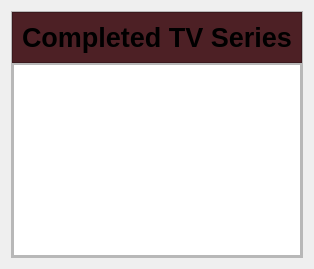
            <widget class="QWidget" name="tv_CM_page">
             <layout class="QHBoxLayout" name="horizontalLayout_31">
              <item>
               <widget class="QFrame" name="frame_45">
                <property name="frameShape">
                 <enum>QFrame::StyledPanel</enum>
                </property>
                <property name="frameShadow">
                 <enum>QFrame::Raised</enum>
                </property>
                <layout class="QVBoxLayout" name="verticalLayout_22">
                 <property name="spacing">
                  <number>0</number>
                 </property>
                 <property name="leftMargin">
                  <number>0</number>
                 </property>
                 <property name="topMargin">
                  <number>0</number>
                 </property>
                 <property name="rightMargin">
                  <number>0</number>
                 </property>
                 <property name="bottomMargin">
                  <number>0</number>
                 </property>
                 <item alignment="Qt::AlignTop">
                  <widget class="QFrame" name="frame_46">
                   <property name="minimumSize">
                    <size>
                     <width>0</width>
                     <height>50</height>
                    </size>
                   </property>
                   <property name="styleSheet">
                    <string notr="true">background-color: rgb(77, 32, 37);</string>
                   </property>
                   <property name="frameShape">
                    <enum>QFrame::StyledPanel</enum>
                   </property>
                   <property name="frameShadow">
                    <enum>QFrame::Raised</enum>
                   </property>
                   <layout class="QHBoxLayout" name="horizontalLayout_32">
                    <item>
                     <widget class="QLabel" name="label_15">
                      <property name="sizePolicy">
                       <sizepolicy hsizetype="Expanding" vsizetype="Preferred">
                        <horstretch>0</horstretch>
                        <verstretch>0</verstretch>
                       </sizepolicy>
                      </property>
                      <property name="minimumSize">
                       <size>
                        <width>0</width>
                        <height>30</height>
                       </size>
                      </property>
                      <property name="font">
                       <font>
                        <pointsize>20</pointsize>
                        <bold>true</bold>
                       </font>
                      </property>
                      <property name="styleSheet">
                       <string notr="true">background-color: rgba(0, 0, 0, 0);</string>
                      </property>
                      <property name="text">
                       <string>Completed TV Series</string>
                      </property>
                      <property name="alignment">
                       <set>Qt::AlignCenter</set>
                      </property>
                     </widget>
                    </item>
                   </layout>
                  </widget>
                 </item>
                 <item>
                  <widget class="QFrame" name="frame_47">
                   <property name="sizePolicy">
                    <sizepolicy hsizetype="Preferred" vsizetype="Expanding">
                     <horstretch>0</horstretch>
                     <verstretch>0</verstretch>
                    </sizepolicy>
                   </property>
                   <property name="frameShape">
                    <enum>QFrame::StyledPanel</enum>
                   </property>
                   <property name="frameShadow">
                    <enum>QFrame::Raised</enum>
                   </property>
                   <layout class="QHBoxLayout" name="horizontalLayout_33">
                    <property name="spacing">
                     <number>0</number>
                    </property>
                    <property name="leftMargin">
                     <number>0</number>
                    </property>
                    <property name="topMargin">
                     <number>0</number>
                    </property>
                    <property name="rightMargin">
                     <number>0</number>
                    </property>
                    <property name="bottomMargin">
                     <number>0</number>
                    </property>
                    <item>
                     <widget class="QTableView" name="tv_CM_table"/>
                    </item>
                   </layout>
                  </widget>
                 </item>
                </layout>
               </widget>
              </item>
             </layout>
            </widget>
